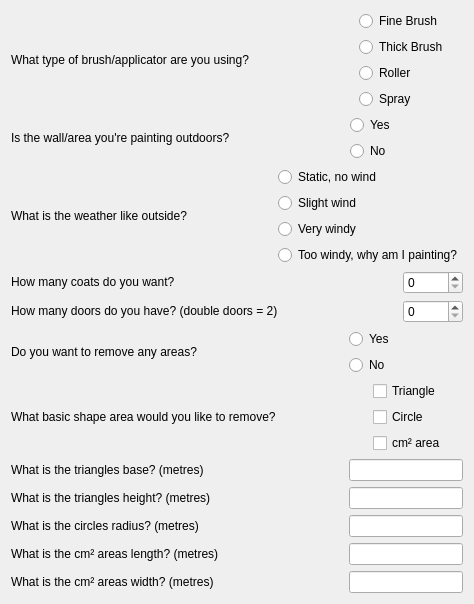
<?xml version="1.0" encoding="UTF-8"?>
<ui version="4.0">
 <class>dialogUserSettings</class>
 <widget class="QDialog" name="dialogUserSettings">
  <property name="geometry">
   <rect>
    <x>0</x>
    <y>0</y>
    <width>474</width>
    <height>579</height>
   </rect>
  </property>
  <property name="sizePolicy">
   <sizepolicy hsizetype="Fixed" vsizetype="Fixed">
    <horstretch>0</horstretch>
    <verstretch>0</verstretch>
   </sizepolicy>
  </property>
  <property name="windowTitle">
   <string>Dialog</string>
  </property>
  <layout class="QVBoxLayout" name="verticalLayout_7">
   <item>
    <layout class="QHBoxLayout" name="horizontalLayout">
     <item>
      <widget class="QLabel" name="label_Question_Brush">
       <property name="sizePolicy">
        <sizepolicy hsizetype="MinimumExpanding" vsizetype="Fixed">
         <horstretch>0</horstretch>
         <verstretch>0</verstretch>
        </sizepolicy>
       </property>
       <property name="minimumSize">
        <size>
         <width>218</width>
         <height>20</height>
        </size>
       </property>
       <property name="text">
        <string>What type of brush/applicator are you using?</string>
       </property>
      </widget>
     </item>
     <item>
      <spacer name="horizontalSpacer">
       <property name="orientation">
        <enum>Qt::Horizontal</enum>
       </property>
       <property name="sizeHint" stdset="0">
        <size>
         <width>40</width>
         <height>20</height>
        </size>
       </property>
      </spacer>
     </item>
     <item>
      <layout class="QVBoxLayout" name="verticalLayout">
       <item>
        <widget class="QRadioButton" name="radioButton_Fine_Brush">
         <property name="sizePolicy">
          <sizepolicy hsizetype="MinimumExpanding" vsizetype="Fixed">
           <horstretch>0</horstretch>
           <verstretch>0</verstretch>
          </sizepolicy>
         </property>
         <property name="minimumSize">
          <size>
           <width>50</width>
           <height>0</height>
          </size>
         </property>
         <property name="text">
          <string>Fine Brush</string>
         </property>
        </widget>
       </item>
       <item>
        <widget class="QRadioButton" name="radioButton_Thick_Brush">
         <property name="sizePolicy">
          <sizepolicy hsizetype="MinimumExpanding" vsizetype="Fixed">
           <horstretch>0</horstretch>
           <verstretch>0</verstretch>
          </sizepolicy>
         </property>
         <property name="minimumSize">
          <size>
           <width>50</width>
           <height>0</height>
          </size>
         </property>
         <property name="text">
          <string>Thick Brush</string>
         </property>
        </widget>
       </item>
       <item>
        <widget class="QRadioButton" name="radioButton_Roller_Brush">
         <property name="sizePolicy">
          <sizepolicy hsizetype="MinimumExpanding" vsizetype="Fixed">
           <horstretch>0</horstretch>
           <verstretch>0</verstretch>
          </sizepolicy>
         </property>
         <property name="minimumSize">
          <size>
           <width>50</width>
           <height>0</height>
          </size>
         </property>
         <property name="text">
          <string>Roller</string>
         </property>
        </widget>
       </item>
       <item>
        <widget class="QRadioButton" name="radioButton_Spray_Paint">
         <property name="sizePolicy">
          <sizepolicy hsizetype="MinimumExpanding" vsizetype="Fixed">
           <horstretch>0</horstretch>
           <verstretch>0</verstretch>
          </sizepolicy>
         </property>
         <property name="minimumSize">
          <size>
           <width>50</width>
           <height>0</height>
          </size>
         </property>
         <property name="text">
          <string>Spray</string>
         </property>
        </widget>
       </item>
      </layout>
     </item>
    </layout>
   </item>
   <item>
    <layout class="QHBoxLayout" name="horizontalLayout_2">
     <item>
      <widget class="QLabel" name="label_Outdoors_Question">
       <property name="sizePolicy">
        <sizepolicy hsizetype="MinimumExpanding" vsizetype="Fixed">
         <horstretch>0</horstretch>
         <verstretch>0</verstretch>
        </sizepolicy>
       </property>
       <property name="minimumSize">
        <size>
         <width>218</width>
         <height>20</height>
        </size>
       </property>
       <property name="text">
        <string>Is the wall/area you're painting outdoors?</string>
       </property>
      </widget>
     </item>
     <item>
      <spacer name="horizontalSpacer_2">
       <property name="orientation">
        <enum>Qt::Horizontal</enum>
       </property>
       <property name="sizeHint" stdset="0">
        <size>
         <width>40</width>
         <height>20</height>
        </size>
       </property>
      </spacer>
     </item>
     <item>
      <layout class="QVBoxLayout" name="verticalLayout_2">
       <item>
        <widget class="QRadioButton" name="radioButton_Outdoors_True">
         <property name="sizePolicy">
          <sizepolicy hsizetype="MinimumExpanding" vsizetype="Fixed">
           <horstretch>0</horstretch>
           <verstretch>0</verstretch>
          </sizepolicy>
         </property>
         <property name="minimumSize">
          <size>
           <width>50</width>
           <height>0</height>
          </size>
         </property>
         <property name="text">
          <string>Yes</string>
         </property>
        </widget>
       </item>
       <item>
        <widget class="QRadioButton" name="radioButton_Outdoors_False">
         <property name="sizePolicy">
          <sizepolicy hsizetype="MinimumExpanding" vsizetype="Fixed">
           <horstretch>0</horstretch>
           <verstretch>0</verstretch>
          </sizepolicy>
         </property>
         <property name="minimumSize">
          <size>
           <width>50</width>
           <height>0</height>
          </size>
         </property>
         <property name="text">
          <string>No</string>
         </property>
        </widget>
       </item>
      </layout>
     </item>
    </layout>
   </item>
   <item>
    <layout class="QHBoxLayout" name="horizontalLayout_3">
     <item>
      <widget class="QLabel" name="label_Weather_Question">
       <property name="sizePolicy">
        <sizepolicy hsizetype="MinimumExpanding" vsizetype="Fixed">
         <horstretch>0</horstretch>
         <verstretch>0</verstretch>
        </sizepolicy>
       </property>
       <property name="minimumSize">
        <size>
         <width>218</width>
         <height>20</height>
        </size>
       </property>
       <property name="text">
        <string>What is the weather like outside?</string>
       </property>
      </widget>
     </item>
     <item>
      <spacer name="horizontalSpacer_3">
       <property name="orientation">
        <enum>Qt::Horizontal</enum>
       </property>
       <property name="sizeHint" stdset="0">
        <size>
         <width>40</width>
         <height>20</height>
        </size>
       </property>
      </spacer>
     </item>
     <item>
      <layout class="QVBoxLayout" name="verticalLayout_3">
       <item>
        <widget class="QRadioButton" name="radioButton_Weather_Static">
         <property name="sizePolicy">
          <sizepolicy hsizetype="MinimumExpanding" vsizetype="Fixed">
           <horstretch>0</horstretch>
           <verstretch>0</verstretch>
          </sizepolicy>
         </property>
         <property name="minimumSize">
          <size>
           <width>50</width>
           <height>0</height>
          </size>
         </property>
         <property name="text">
          <string>Static, no wind</string>
         </property>
        </widget>
       </item>
       <item>
        <widget class="QRadioButton" name="radioButton_Weather_SlightWind">
         <property name="sizePolicy">
          <sizepolicy hsizetype="MinimumExpanding" vsizetype="Fixed">
           <horstretch>0</horstretch>
           <verstretch>0</verstretch>
          </sizepolicy>
         </property>
         <property name="minimumSize">
          <size>
           <width>50</width>
           <height>0</height>
          </size>
         </property>
         <property name="text">
          <string>Slight wind</string>
         </property>
        </widget>
       </item>
       <item>
        <widget class="QRadioButton" name="radioButton_Weather_VeryWindy">
         <property name="sizePolicy">
          <sizepolicy hsizetype="MinimumExpanding" vsizetype="Fixed">
           <horstretch>0</horstretch>
           <verstretch>0</verstretch>
          </sizepolicy>
         </property>
         <property name="minimumSize">
          <size>
           <width>50</width>
           <height>0</height>
          </size>
         </property>
         <property name="text">
          <string>Very windy</string>
         </property>
        </widget>
       </item>
       <item>
        <widget class="QRadioButton" name="radioButton_Weather_TooWindy">
         <property name="sizePolicy">
          <sizepolicy hsizetype="MinimumExpanding" vsizetype="Fixed">
           <horstretch>0</horstretch>
           <verstretch>0</verstretch>
          </sizepolicy>
         </property>
         <property name="minimumSize">
          <size>
           <width>50</width>
           <height>0</height>
          </size>
         </property>
         <property name="text">
          <string>Too windy, why am I painting?</string>
         </property>
        </widget>
       </item>
      </layout>
     </item>
    </layout>
   </item>
   <item>
    <layout class="QHBoxLayout" name="horizontalLayout_4">
     <item>
      <widget class="QLabel" name="label_Coat_Question">
       <property name="sizePolicy">
        <sizepolicy hsizetype="MinimumExpanding" vsizetype="Fixed">
         <horstretch>0</horstretch>
         <verstretch>0</verstretch>
        </sizepolicy>
       </property>
       <property name="minimumSize">
        <size>
         <width>218</width>
         <height>20</height>
        </size>
       </property>
       <property name="text">
        <string>How many coats do you want?</string>
       </property>
      </widget>
     </item>
     <item>
      <spacer name="horizontalSpacer_4">
       <property name="orientation">
        <enum>Qt::Horizontal</enum>
       </property>
       <property name="sizeHint" stdset="0">
        <size>
         <width>40</width>
         <height>20</height>
        </size>
       </property>
      </spacer>
     </item>
     <item>
      <widget class="QSpinBox" name="spinBox_Coats">
       <property name="sizePolicy">
        <sizepolicy hsizetype="MinimumExpanding" vsizetype="Fixed">
         <horstretch>0</horstretch>
         <verstretch>0</verstretch>
        </sizepolicy>
       </property>
       <property name="minimumSize">
        <size>
         <width>30</width>
         <height>0</height>
        </size>
       </property>
       <property name="maximumSize">
        <size>
         <width>60</width>
         <height>16777215</height>
        </size>
       </property>
      </widget>
     </item>
    </layout>
   </item>
   <item>
    <layout class="QHBoxLayout" name="horizontalLayout_5">
     <item>
      <widget class="QLabel" name="label_Door_Question">
       <property name="sizePolicy">
        <sizepolicy hsizetype="MinimumExpanding" vsizetype="Fixed">
         <horstretch>0</horstretch>
         <verstretch>0</verstretch>
        </sizepolicy>
       </property>
       <property name="minimumSize">
        <size>
         <width>218</width>
         <height>20</height>
        </size>
       </property>
       <property name="text">
        <string>How many doors do you have? (double doors = 2)</string>
       </property>
      </widget>
     </item>
     <item>
      <spacer name="horizontalSpacer_5">
       <property name="orientation">
        <enum>Qt::Horizontal</enum>
       </property>
       <property name="sizeHint" stdset="0">
        <size>
         <width>40</width>
         <height>20</height>
        </size>
       </property>
      </spacer>
     </item>
     <item>
      <widget class="QSpinBox" name="spinBox_Doors">
       <property name="sizePolicy">
        <sizepolicy hsizetype="MinimumExpanding" vsizetype="Fixed">
         <horstretch>0</horstretch>
         <verstretch>0</verstretch>
        </sizepolicy>
       </property>
       <property name="minimumSize">
        <size>
         <width>30</width>
         <height>0</height>
        </size>
       </property>
       <property name="maximumSize">
        <size>
         <width>60</width>
         <height>16777215</height>
        </size>
       </property>
      </widget>
     </item>
    </layout>
   </item>
   <item>
    <layout class="QHBoxLayout" name="horizontalLayout_6">
     <item>
      <widget class="QLabel" name="label_Remove_Area_Question">
       <property name="sizePolicy">
        <sizepolicy hsizetype="MinimumExpanding" vsizetype="Fixed">
         <horstretch>0</horstretch>
         <verstretch>0</verstretch>
        </sizepolicy>
       </property>
       <property name="minimumSize">
        <size>
         <width>218</width>
         <height>20</height>
        </size>
       </property>
       <property name="text">
        <string>Do you want to remove any areas?</string>
       </property>
      </widget>
     </item>
     <item>
      <spacer name="horizontalSpacer_6">
       <property name="orientation">
        <enum>Qt::Horizontal</enum>
       </property>
       <property name="sizeHint" stdset="0">
        <size>
         <width>40</width>
         <height>20</height>
        </size>
       </property>
      </spacer>
     </item>
     <item>
      <layout class="QVBoxLayout" name="verticalLayout_4">
       <item>
        <widget class="QRadioButton" name="radioButton_Area_Remove_True">
         <property name="sizePolicy">
          <sizepolicy hsizetype="MinimumExpanding" vsizetype="Fixed">
           <horstretch>0</horstretch>
           <verstretch>0</verstretch>
          </sizepolicy>
         </property>
         <property name="minimumSize">
          <size>
           <width>50</width>
           <height>0</height>
          </size>
         </property>
         <property name="text">
          <string>Yes</string>
         </property>
        </widget>
       </item>
       <item>
        <widget class="QRadioButton" name="radioButton_Area_Remove_False">
         <property name="sizePolicy">
          <sizepolicy hsizetype="MinimumExpanding" vsizetype="Fixed">
           <horstretch>0</horstretch>
           <verstretch>0</verstretch>
          </sizepolicy>
         </property>
         <property name="minimumSize">
          <size>
           <width>50</width>
           <height>0</height>
          </size>
         </property>
         <property name="text">
          <string>No</string>
         </property>
        </widget>
       </item>
      </layout>
     </item>
    </layout>
   </item>
   <item>
    <layout class="QHBoxLayout" name="horizontalLayout_7">
     <item>
      <widget class="QLabel" name="label_Shape_Removing_Question">
       <property name="sizePolicy">
        <sizepolicy hsizetype="MinimumExpanding" vsizetype="Fixed">
         <horstretch>0</horstretch>
         <verstretch>0</verstretch>
        </sizepolicy>
       </property>
       <property name="minimumSize">
        <size>
         <width>218</width>
         <height>20</height>
        </size>
       </property>
       <property name="text">
        <string>What basic shape area would you like to remove?</string>
       </property>
      </widget>
     </item>
     <item>
      <spacer name="horizontalSpacer_7">
       <property name="orientation">
        <enum>Qt::Horizontal</enum>
       </property>
       <property name="sizeHint" stdset="0">
        <size>
         <width>40</width>
         <height>20</height>
        </size>
       </property>
      </spacer>
     </item>
     <item>
      <layout class="QVBoxLayout" name="verticalLayout_5">
       <item>
        <widget class="QCheckBox" name="checkBox_Shape_Triangle">
         <property name="sizePolicy">
          <sizepolicy hsizetype="MinimumExpanding" vsizetype="Fixed">
           <horstretch>0</horstretch>
           <verstretch>0</verstretch>
          </sizepolicy>
         </property>
         <property name="minimumSize">
          <size>
           <width>50</width>
           <height>0</height>
          </size>
         </property>
         <property name="text">
          <string>Triangle</string>
         </property>
        </widget>
       </item>
       <item>
        <widget class="QCheckBox" name="checkBox_Shape_Circle">
         <property name="sizePolicy">
          <sizepolicy hsizetype="MinimumExpanding" vsizetype="Fixed">
           <horstretch>0</horstretch>
           <verstretch>0</verstretch>
          </sizepolicy>
         </property>
         <property name="minimumSize">
          <size>
           <width>50</width>
           <height>0</height>
          </size>
         </property>
         <property name="text">
          <string>Circle</string>
         </property>
        </widget>
       </item>
       <item>
        <widget class="QCheckBox" name="checkBox_Shape_Square">
         <property name="sizePolicy">
          <sizepolicy hsizetype="MinimumExpanding" vsizetype="Fixed">
           <horstretch>0</horstretch>
           <verstretch>0</verstretch>
          </sizepolicy>
         </property>
         <property name="minimumSize">
          <size>
           <width>50</width>
           <height>0</height>
          </size>
         </property>
         <property name="text">
          <string>cm² area</string>
         </property>
        </widget>
       </item>
      </layout>
     </item>
    </layout>
   </item>
   <item>
    <layout class="QVBoxLayout" name="verticalLayout_6">
     <item>
      <layout class="QHBoxLayout" name="horizontalLayout_8">
       <item>
        <widget class="QLabel" name="label_Triangle_Base">
         <property name="sizePolicy">
          <sizepolicy hsizetype="MinimumExpanding" vsizetype="Fixed">
           <horstretch>0</horstretch>
           <verstretch>0</verstretch>
          </sizepolicy>
         </property>
         <property name="minimumSize">
          <size>
           <width>218</width>
           <height>20</height>
          </size>
         </property>
         <property name="text">
          <string>What is the triangles base? (metres) </string>
         </property>
        </widget>
       </item>
       <item>
        <spacer name="horizontalSpacer_8">
         <property name="orientation">
          <enum>Qt::Horizontal</enum>
         </property>
         <property name="sizeHint" stdset="0">
          <size>
           <width>40</width>
           <height>20</height>
          </size>
         </property>
        </spacer>
       </item>
       <item>
        <widget class="QLineEdit" name="lineEdit_Triangle_Base">
         <property name="sizePolicy">
          <sizepolicy hsizetype="MinimumExpanding" vsizetype="Fixed">
           <horstretch>0</horstretch>
           <verstretch>0</verstretch>
          </sizepolicy>
         </property>
         <property name="minimumSize">
          <size>
           <width>50</width>
           <height>0</height>
          </size>
         </property>
        </widget>
       </item>
      </layout>
     </item>
     <item>
      <layout class="QHBoxLayout" name="horizontalLayout_9">
       <item>
        <widget class="QLabel" name="label_Triangle_Height">
         <property name="sizePolicy">
          <sizepolicy hsizetype="MinimumExpanding" vsizetype="Fixed">
           <horstretch>0</horstretch>
           <verstretch>0</verstretch>
          </sizepolicy>
         </property>
         <property name="minimumSize">
          <size>
           <width>218</width>
           <height>20</height>
          </size>
         </property>
         <property name="text">
          <string>What is the triangles height? (metres) </string>
         </property>
        </widget>
       </item>
       <item>
        <spacer name="horizontalSpacer_9">
         <property name="orientation">
          <enum>Qt::Horizontal</enum>
         </property>
         <property name="sizeHint" stdset="0">
          <size>
           <width>40</width>
           <height>20</height>
          </size>
         </property>
        </spacer>
       </item>
       <item>
        <widget class="QLineEdit" name="lineEdit_Triangle_Height">
         <property name="sizePolicy">
          <sizepolicy hsizetype="MinimumExpanding" vsizetype="Fixed">
           <horstretch>0</horstretch>
           <verstretch>0</verstretch>
          </sizepolicy>
         </property>
         <property name="minimumSize">
          <size>
           <width>50</width>
           <height>0</height>
          </size>
         </property>
        </widget>
       </item>
      </layout>
     </item>
    </layout>
   </item>
   <item>
    <layout class="QVBoxLayout" name="verticalLayout_8">
     <property name="sizeConstraint">
      <enum>QLayout::SetDefaultConstraint</enum>
     </property>
     <item>
      <layout class="QHBoxLayout" name="horizontalLayout_12">
       <item>
        <widget class="QLabel" name="label_Circle_Radius">
         <property name="sizePolicy">
          <sizepolicy hsizetype="MinimumExpanding" vsizetype="Fixed">
           <horstretch>0</horstretch>
           <verstretch>0</verstretch>
          </sizepolicy>
         </property>
         <property name="minimumSize">
          <size>
           <width>218</width>
           <height>20</height>
          </size>
         </property>
         <property name="text">
          <string>What is the circles radius? (metres) </string>
         </property>
        </widget>
       </item>
       <item>
        <spacer name="horizontalSpacer_10">
         <property name="orientation">
          <enum>Qt::Horizontal</enum>
         </property>
         <property name="sizeHint" stdset="0">
          <size>
           <width>40</width>
           <height>20</height>
          </size>
         </property>
        </spacer>
       </item>
       <item>
        <widget class="QLineEdit" name="lineEdit_Circle_Radius">
         <property name="sizePolicy">
          <sizepolicy hsizetype="MinimumExpanding" vsizetype="Fixed">
           <horstretch>0</horstretch>
           <verstretch>0</verstretch>
          </sizepolicy>
         </property>
         <property name="minimumSize">
          <size>
           <width>50</width>
           <height>0</height>
          </size>
         </property>
        </widget>
       </item>
      </layout>
     </item>
    </layout>
   </item>
   <item>
    <layout class="QVBoxLayout" name="verticalLayout_9">
     <item>
      <layout class="QHBoxLayout" name="horizontalLayout_13">
       <item>
        <widget class="QLabel" name="label_Square_Length">
         <property name="sizePolicy">
          <sizepolicy hsizetype="MinimumExpanding" vsizetype="Fixed">
           <horstretch>0</horstretch>
           <verstretch>0</verstretch>
          </sizepolicy>
         </property>
         <property name="minimumSize">
          <size>
           <width>218</width>
           <height>20</height>
          </size>
         </property>
         <property name="text">
          <string>What is the cm² areas length? (metres) </string>
         </property>
        </widget>
       </item>
       <item>
        <spacer name="horizontalSpacer_11">
         <property name="orientation">
          <enum>Qt::Horizontal</enum>
         </property>
         <property name="sizeHint" stdset="0">
          <size>
           <width>40</width>
           <height>20</height>
          </size>
         </property>
        </spacer>
       </item>
       <item>
        <widget class="QLineEdit" name="lineEdit_Square_Length">
         <property name="sizePolicy">
          <sizepolicy hsizetype="MinimumExpanding" vsizetype="Fixed">
           <horstretch>0</horstretch>
           <verstretch>0</verstretch>
          </sizepolicy>
         </property>
         <property name="minimumSize">
          <size>
           <width>50</width>
           <height>0</height>
          </size>
         </property>
        </widget>
       </item>
      </layout>
     </item>
     <item>
      <layout class="QHBoxLayout" name="horizontalLayout_14">
       <item>
        <widget class="QLabel" name="label_Square_Width">
         <property name="sizePolicy">
          <sizepolicy hsizetype="MinimumExpanding" vsizetype="Fixed">
           <horstretch>0</horstretch>
           <verstretch>0</verstretch>
          </sizepolicy>
         </property>
         <property name="minimumSize">
          <size>
           <width>218</width>
           <height>20</height>
          </size>
         </property>
         <property name="text">
          <string>What is the cm² areas width? (metres) </string>
         </property>
        </widget>
       </item>
       <item>
        <spacer name="horizontalSpacer_12">
         <property name="orientation">
          <enum>Qt::Horizontal</enum>
         </property>
         <property name="sizeHint" stdset="0">
          <size>
           <width>40</width>
           <height>20</height>
          </size>
         </property>
        </spacer>
       </item>
       <item>
        <widget class="QLineEdit" name="lineEdit_Square_Width">
         <property name="sizePolicy">
          <sizepolicy hsizetype="MinimumExpanding" vsizetype="Fixed">
           <horstretch>0</horstretch>
           <verstretch>0</verstretch>
          </sizepolicy>
         </property>
         <property name="minimumSize">
          <size>
           <width>50</width>
           <height>0</height>
          </size>
         </property>
        </widget>
       </item>
      </layout>
     </item>
    </layout>
   </item>
  </layout>
  <zorder>horizontalLayoutWidget</zorder>
  <zorder>horizontalLayoutWidget_2</zorder>
  <zorder>horizontalLayoutWidget_3</zorder>
  <zorder>horizontalLayoutWidget_4</zorder>
  <zorder>horizontalLayoutWidget_5</zorder>
  <zorder>horizontalLayoutWidget_6</zorder>
  <zorder>horizontalLayoutWidget_7</zorder>
  <zorder>verticalLayoutWidget_2</zorder>
  <zorder>verticalLayoutWidget_4</zorder>
  <zorder>verticalLayoutWidget_5</zorder>
  <zorder>label_Circle_Radius</zorder>
 </widget>
 <resources/>
 <connections/>
</ui>
